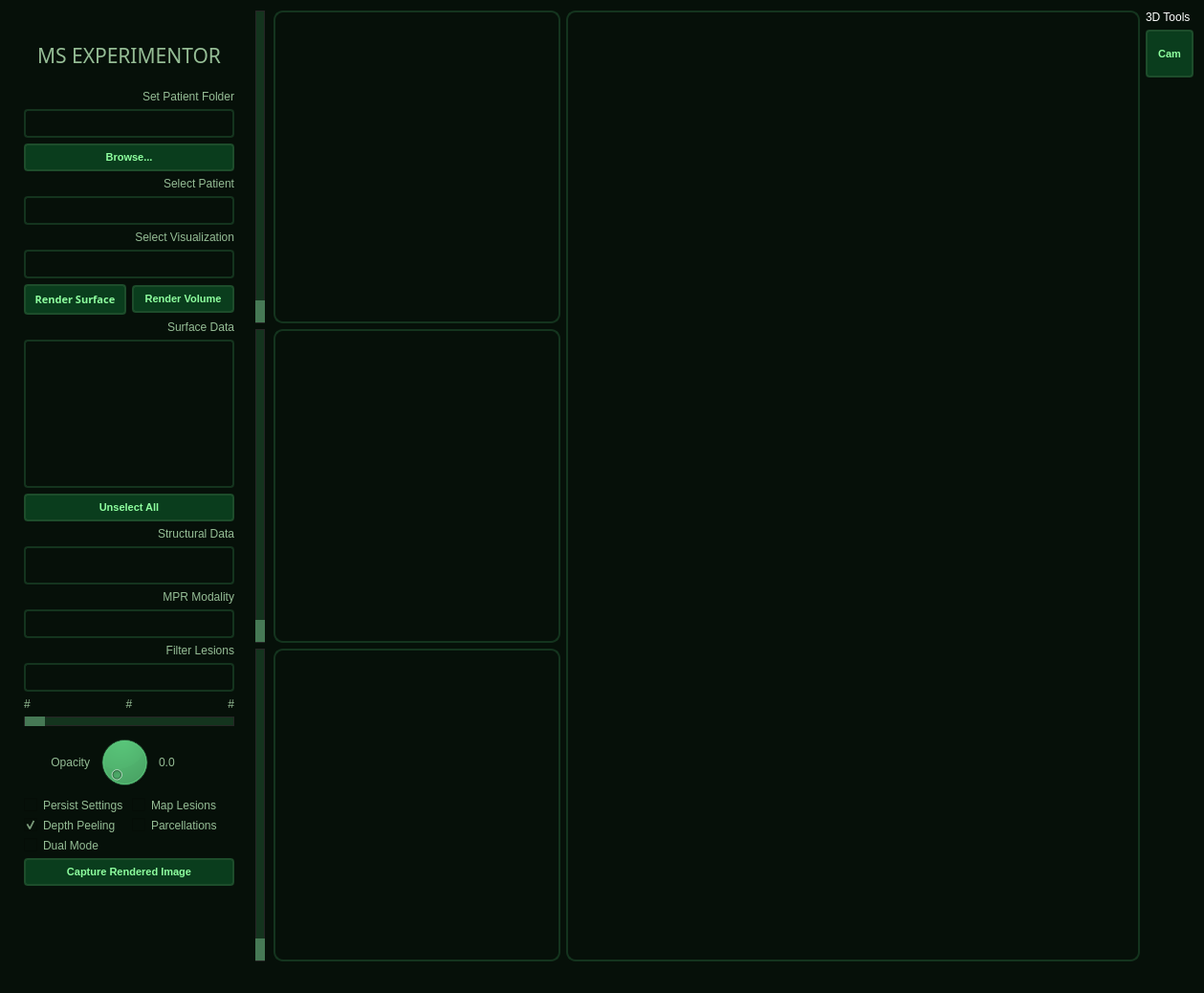
<?xml version="1.0" encoding="UTF-8"?>
<ui version="4.0">
 <class>MainWindow</class>
 <widget class="QMainWindow" name="MainWindow">
  <property name="geometry">
   <rect>
    <x>0</x>
    <y>0</y>
    <width>1130</width>
    <height>1038</height>
   </rect>
  </property>
  <property name="windowTitle">
   <string>Multiple Sclerosis Experimentor - NOT FOR CLINICAL USE</string>
  </property>
  <property name="windowIcon">
   <iconset>
    <normaloff>icons8-pastel-64.ico</normaloff>icons8-pastel-64.ico</iconset>
  </property>
  <property name="styleSheet">
   <string notr="true">background-color: rgb(6, 16, 9);
color:white;</string>
  </property>
  <widget class="QWidget" name="centralWidget">
   <layout class="QHBoxLayout" name="horizontalLayout">
    <item>
     <widget class="QGroupBox" name="groupBox">
      <property name="maximumSize">
       <size>
        <width>250</width>
        <height>16777215</height>
       </size>
      </property>
      <property name="styleSheet">
       <string notr="true">color: rgb(149, 189, 149);
background-color: rgb(6, 16, 9);
font: 9pt &quot;Google Sans&quot;;
border-color: rgb(10, 31, 15);
border-style: solid;</string>
      </property>
      <property name="title">
       <string/>
      </property>
      <property name="flat">
       <bool>false</bool>
      </property>
      <property name="checkable">
       <bool>false</bool>
      </property>
      <layout class="QGridLayout" name="gridLayout">
       <item row="15" column="1">
        <widget class="QPushButton" name="pushButton_UnselectAllSubjects">
         <property name="minimumSize">
          <size>
           <width>80</width>
           <height>0</height>
          </size>
         </property>
         <property name="styleSheet">
          <string notr="true">QPushButton:hover#pushButton_UnselectAllSubjects
{
background-color: rgb(54, 113, 38);
}
QPushButton:pressed#pushButton_UnselectAllSubjects {background-color:rgb(143, 180,146);}
QPushButton#pushButton_UnselectAllSubjects
{
background-color: rgb(10, 61, 29);
color: rgb(161, 226, 158);
border-style: outset;
border-width: 2px;
border-radius: 4px;
border-color: rgb(29, 77, 43);
font: bold 11px;
padding: 6px;
color: rgb(142, 255, 159);
font: 9pt &quot;Google Sans&quot;;
border-style: solid;
}</string>
         </property>
         <property name="text">
          <string>Unselect All</string>
         </property>
        </widget>
       </item>
       <item row="16" column="1">
        <widget class="QLabel" name="label_5">
         <property name="text">
          <string>Structural Data</string>
         </property>
         <property name="alignment">
          <set>Qt::AlignRight|Qt::AlignTrailing|Qt::AlignVCenter</set>
         </property>
        </widget>
       </item>
       <item row="20" column="1">
        <widget class="QLabel" name="label_6">
         <property name="text">
          <string>Filter Lesions</string>
         </property>
         <property name="alignment">
          <set>Qt::AlignRight|Qt::AlignTrailing|Qt::AlignVCenter</set>
         </property>
        </widget>
       </item>
       <item row="32" column="1">
        <widget class="Line" name="line">
         <property name="autoFillBackground">
          <bool>false</bool>
         </property>
         <property name="frameShadow">
          <enum>QFrame::Plain</enum>
         </property>
         <property name="orientation">
          <enum>Qt::Horizontal</enum>
         </property>
        </widget>
       </item>
       <item row="14" column="1">
        <widget class="QListView" name="listView">
         <property name="styleSheet">
          <string notr="true">border-color: rgb(20, 52, 30);
color: rgb(149, 189, 149);
border-style: solid;
border-width: 2px;
border-radius: 4px;
</string>
         </property>
        </widget>
       </item>
       <item row="11" column="1">
        <layout class="QGridLayout" name="gridLayout_4">
         <property name="topMargin">
          <number>0</number>
         </property>
         <property name="bottomMargin">
          <number>0</number>
         </property>
         <item row="0" column="0">
          <widget class="QPushButton" name="pushButton_LoadData">
           <property name="font">
            <font>
             <family>Google Sans</family>
             <pointsize>9</pointsize>
             <weight>50</weight>
             <italic>false</italic>
             <bold>false</bold>
            </font>
           </property>
           <property name="styleSheet">
            <string notr="true">QPushButton:hover#pushButton_LoadData
{
background-color: rgb(54, 113, 38);
}
QPushButton:pressed#pushButton_LoadData {background-color:rgb(143, 180,146);}
QPushButton#pushButton_LoadData
{
background-color: rgb(10, 61, 29);
color: rgb(161, 226, 158);
border-style: outset;
border-width: 2px;
border-radius: 4px;
border-color: rgb(29, 77, 43);
font: bold 11px;
padding: 6px;
color: rgb(142, 255, 159);
font: 9pt &quot;Google Sans&quot;;
border-style: solid;
}</string>
           </property>
           <property name="text">
            <string>Render Surface</string>
           </property>
           <property name="flat">
            <bool>true</bool>
           </property>
          </widget>
         </item>
         <item row="0" column="1">
          <widget class="QPushButton" name="pushButton_LoadStructural">
           <property name="styleSheet">
            <string notr="true">QPushButton:hover#pushButton_LoadStructural
{
background-color: rgb(54, 113, 38);
}
QPushButton:pressed#pushButton_LoadStructural {background-color:rgb(143, 180,146);}
QPushButton#pushButton_LoadStructural
{
background-color: rgb(10, 61, 29);
color: rgb(161, 226, 158);
border-style: outset;
border-width: 2px;
border-radius: 4px;
border-color: rgb(29, 77, 43);
font: bold 11px;
padding: 6px;
color: rgb(142, 255, 159);
font: 9pt &quot;Google Sans&quot;;
border-style: solid;
}</string>
           </property>
           <property name="text">
            <string>Render Volume</string>
           </property>
          </widget>
         </item>
        </layout>
       </item>
       <item row="8" column="1">
        <widget class="QComboBox" name="comboBox_VisType">
         <property name="minimumSize">
          <size>
           <width>0</width>
           <height>30</height>
          </size>
         </property>
         <property name="toolTip">
          <string/>
         </property>
         <property name="statusTip">
          <string>Select type of visualization.</string>
         </property>
         <property name="whatsThis">
          <string/>
         </property>
         <property name="styleSheet">
          <string notr="true">.QComboBox::drop-down {
    subcontrol-origin: padding;
    subcontrol-position: top right;
    width: 15px;

    border-left-width: 0px;
    border-left-color: darkgray;
    border-left-style: solid; /* just a single line */
    border-top-right-radius: 3px; /* same radius as the QComboBox */
    border-bottom-right-radius: 3px;
}

.QComboBox::down-arrow {
	border-width: 0px;
    image: url(./downArrow.png);
}

.QComboBox QAbstractItemView {
    border: 2px solid rgb(20, 52, 30);
    selection-background-color: rgb(20, 52, 30);
}

.QComboBox{
border-color: rgb(20, 52, 30);
color: rgb(149, 189, 149);
border-style: solid;
border-width: 2px;
border-radius: 4px;
}
</string>
         </property>
         <property name="inputMethodHints">
          <set>Qt::ImhNone</set>
         </property>
         <property name="editable">
          <bool>false</bool>
         </property>
         <property name="currentText">
          <string/>
         </property>
        </widget>
       </item>
       <item row="31" column="1">
        <widget class="QPushButton" name="pushButton_Screenshot">
         <property name="maximumSize">
          <size>
           <width>16777215</width>
           <height>16777215</height>
          </size>
         </property>
         <property name="styleSheet">
          <string notr="true">QPushButton:hover#pushButton_Screenshot
{
background-color: rgb(54, 113, 38);
}
QPushButton:pressed#pushButton_Screenshot {background-color:rgb(143, 180,146);}
QPushButton#pushButton_Screenshot
{
background-color: rgb(10, 61, 29);
color: rgb(161, 226, 158);
border-style: outset;
border-width: 2px;
border-radius: 4px;
border-color: rgb(29, 77, 43);
font: bold 11px;
padding: 6px;
color: rgb(142, 255, 159);
font: 9pt &quot;Google Sans&quot;;
border-style: solid;
}</string>
         </property>
         <property name="text">
          <string>Capture Rendered Image</string>
         </property>
        </widget>
       </item>
       <item row="21" column="1">
        <widget class="QComboBox" name="comboBox_LesionFilter">
         <property name="minimumSize">
          <size>
           <width>0</width>
           <height>30</height>
          </size>
         </property>
         <property name="styleSheet">
          <string notr="true">.QComboBox::drop-down {
    subcontrol-origin: padding;
    subcontrol-position: top right;
    width: 15px;

    border-left-width: 0px;
    border-left-color: darkgray;
    border-left-style: solid; /* just a single line */
    border-top-right-radius: 3px; /* same radius as the QComboBox */
    border-bottom-right-radius: 3px;
}

.QComboBox::down-arrow {
	border-width: 0px;
    image: url(./downArrow.png);
}

.QComboBox QAbstractItemView {
    border: 2px solid rgb(20, 52, 30);
    selection-background-color: rgb(20, 52, 30);
}

.QComboBox{
border-color: rgb(20, 52, 30);
color: rgb(149, 189, 149);
border-style: solid;
border-width: 2px;
border-radius: 4px;
}
</string>
         </property>
        </widget>
       </item>
       <item row="7" column="1">
        <widget class="QLabel" name="label_7">
         <property name="text">
          <string>Select Visualization</string>
         </property>
         <property name="alignment">
          <set>Qt::AlignRight|Qt::AlignTrailing|Qt::AlignVCenter</set>
         </property>
        </widget>
       </item>
       <item row="30" column="1">
        <layout class="QGridLayout" name="gridLayout_checkboxes">
         <property name="topMargin">
          <number>0</number>
         </property>
         <property name="bottomMargin">
          <number>0</number>
         </property>
         <item row="0" column="0">
          <widget class="QCheckBox" name="checkBox_persistSettings">
           <property name="text">
            <string>Persist Settings</string>
           </property>
          </widget>
         </item>
         <item row="0" column="1">
          <widget class="QCheckBox" name="checkBox_PerLesion">
           <property name="text">
            <string>Map Lesions</string>
           </property>
          </widget>
         </item>
         <item row="1" column="0">
          <widget class="QCheckBox" name="checkBox_DepthPeeling">
           <property name="text">
            <string>Depth Peeling</string>
           </property>
           <property name="checked">
            <bool>true</bool>
           </property>
          </widget>
         </item>
         <item row="1" column="1">
          <widget class="QCheckBox" name="checkBox_Parcellation">
           <property name="text">
            <string>Parcellations</string>
           </property>
          </widget>
         </item>
         <item row="2" column="0">
          <widget class="QCheckBox" name="checkBox_LesionMappingDualView">
           <property name="text">
            <string>Dual Mode</string>
           </property>
          </widget>
         </item>
        </layout>
       </item>
       <item row="24" column="1">
        <layout class="QHBoxLayout" name="horizontalLayout_3">
         <property name="topMargin">
          <number>0</number>
         </property>
         <property name="rightMargin">
          <number>10</number>
         </property>
         <property name="bottomMargin">
          <number>0</number>
         </property>
         <item>
          <widget class="QLabel" name="label_3">
           <property name="text">
            <string>Opacity</string>
           </property>
           <property name="alignment">
            <set>Qt::AlignRight|Qt::AlignTrailing|Qt::AlignVCenter</set>
           </property>
          </widget>
         </item>
         <item>
          <widget class="QDial" name="dial">
           <property name="maximumSize">
            <size>
             <width>60</width>
             <height>16777215</height>
            </size>
           </property>
          </widget>
         </item>
         <item>
          <widget class="QLabel" name="opacityValueLabel">
           <property name="text">
            <string>0.0</string>
           </property>
          </widget>
         </item>
        </layout>
       </item>
       <item row="17" column="1">
        <widget class="QListView" name="listView_Structural">
         <property name="maximumSize">
          <size>
           <width>16777215</width>
           <height>40</height>
          </size>
         </property>
         <property name="styleSheet">
          <string notr="true">border-color: rgb(20, 52, 30);
color: rgb(149, 189, 149);
border-style: solid;
border-width: 2px;
border-radius: 4px;
</string>
         </property>
        </widget>
       </item>
       <item row="19" column="1">
        <widget class="QComboBox" name="comboBox_MPRModality">
         <property name="minimumSize">
          <size>
           <width>0</width>
           <height>30</height>
          </size>
         </property>
         <property name="styleSheet">
          <string notr="true">.QComboBox::drop-down {
    subcontrol-origin: padding;
    subcontrol-position: top right;
    width: 15px;

    border-left-width: 0px;
    border-left-color: darkgray;
    border-left-style: solid; /* just a single line */
    border-top-right-radius: 3px; /* same radius as the QComboBox */
    border-bottom-right-radius: 3px;
}

.QComboBox::down-arrow {
	border-width: 0px;
    image: url(./downArrow.png);
}

.QComboBox QAbstractItemView {
    border: 2px solid rgb(20, 52, 30);
    selection-background-color: rgb(20, 52, 30);
}

.QComboBox{
border-color: rgb(20, 52, 30);
color: rgb(149, 189, 149);
border-style: solid;
border-width: 2px;
border-radius: 4px;
}
</string>
         </property>
        </widget>
       </item>
       <item row="3" column="1">
        <widget class="QLineEdit" name="lineEdit_DatasetFolder">
         <property name="minimumSize">
          <size>
           <width>0</width>
           <height>30</height>
          </size>
         </property>
         <property name="styleSheet">
          <string notr="true">color: rgb(149, 189, 149);
border-color: rgb(20, 52, 30);
border-style: solid;
border-width: 2px;
border-radius: 4px;
</string>
         </property>
        </widget>
       </item>
       <item row="22" column="1">
        <layout class="QHBoxLayout" name="horizontalLayout_2">
         <property name="topMargin">
          <number>0</number>
         </property>
         <item>
          <widget class="QLabel" name="label_lesionFilterMin">
           <property name="text">
            <string>#</string>
           </property>
          </widget>
         </item>
         <item>
          <widget class="QLabel" name="label_lesionFilterCurrent">
           <property name="text">
            <string>#</string>
           </property>
           <property name="alignment">
            <set>Qt::AlignCenter</set>
           </property>
          </widget>
         </item>
         <item>
          <widget class="QLabel" name="label_lesionFilterMax">
           <property name="text">
            <string>#</string>
           </property>
           <property name="alignment">
            <set>Qt::AlignRight|Qt::AlignTrailing|Qt::AlignVCenter</set>
           </property>
          </widget>
         </item>
        </layout>
       </item>
       <item row="5" column="1">
        <widget class="QLabel" name="label_2">
         <property name="text">
          <string>Select Patient</string>
         </property>
         <property name="alignment">
          <set>Qt::AlignRight|Qt::AlignTrailing|Qt::AlignVCenter</set>
         </property>
        </widget>
       </item>
       <item row="2" column="1">
        <widget class="QLabel" name="label">
         <property name="text">
          <string>Set Patient Folder</string>
         </property>
         <property name="alignment">
          <set>Qt::AlignRight|Qt::AlignTrailing|Qt::AlignVCenter</set>
         </property>
        </widget>
       </item>
       <item row="23" column="1">
        <widget class="QSlider" name="horizontalSliderLesionFilter">
         <property name="maximumSize">
          <size>
           <width>16777215</width>
           <height>10</height>
          </size>
         </property>
         <property name="styleSheet">
          <string notr="true">.QSlider::handle:horizontal {
    background: #ffffff;
    border: 10px solid #467955;
    /*height: 5px;*/
	width: 1px;
    /*margin: -30px -30px;*/
	/*border-radius: 30px;*/
}

.QSlider::groove:horizontal {
    border: 1px solid #262626;
    /*width: 10px;*/
    background: rgb(20, 52, 30);
    /*margin: 0 12px;*/
}</string>
         </property>
         <property name="minimum">
          <number>1</number>
         </property>
         <property name="maximum">
          <number>1000</number>
         </property>
         <property name="orientation">
          <enum>Qt::Horizontal</enum>
         </property>
        </widget>
       </item>
       <item row="6" column="1">
        <widget class="QComboBox" name="comboBox_AvailableSubjects">
         <property name="minimumSize">
          <size>
           <width>0</width>
           <height>30</height>
          </size>
         </property>
         <property name="styleSheet">
          <string notr="true">.QComboBox::drop-down {
    subcontrol-origin: padding;
    subcontrol-position: top right;
    width: 15px;

    border-left-width: 0px;
    border-left-color: darkgray;
    border-left-style: solid; /* just a single line */
    border-top-right-radius: 3px; /* same radius as the QComboBox */
    border-bottom-right-radius: 3px;
}

.QComboBox::down-arrow {
	border-width: 0px;
    image: url(./downArrow.png);
}

.QComboBox QAbstractItemView {
    border: 2px solid rgb(20, 52, 30);
    selection-background-color: rgb(20, 52, 30);
}

.QComboBox{
border-color: rgb(20, 52, 30);
color: rgb(149, 189, 149);
border-style: solid;
border-width: 2px;
border-radius: 4px;
}
</string>
         </property>
        </widget>
       </item>
       <item row="18" column="1">
        <widget class="QLabel" name="label_8">
         <property name="text">
          <string>MPR Modality</string>
         </property>
         <property name="alignment">
          <set>Qt::AlignRight|Qt::AlignTrailing|Qt::AlignVCenter</set>
         </property>
        </widget>
       </item>
       <item row="1" column="1">
        <widget class="QLabel" name="logoLabel">
         <property name="minimumSize">
          <size>
           <width>220</width>
           <height>60</height>
          </size>
         </property>
         <property name="font">
          <font>
           <family>Google Sans</family>
           <pointsize>16</pointsize>
           <weight>50</weight>
           <italic>false</italic>
           <bold>false</bold>
          </font>
         </property>
         <property name="styleSheet">
          <string notr="true">font: 16pt &quot;Google Sans&quot;;</string>
         </property>
         <property name="text">
          <string>MS EXPERIMENTOR</string>
         </property>
         <property name="alignment">
          <set>Qt::AlignCenter</set>
         </property>
        </widget>
       </item>
       <item row="4" column="1">
        <widget class="QPushButton" name="pushButton_LoadFolder">
         <property name="styleSheet">
          <string notr="true">QPushButton:hover#pushButton_LoadFolder
{
background-color: rgb(54, 113, 38);
}
QPushButton:pressed#pushButton_LoadFolder {background-color:rgb(143, 180,146);}
QPushButton#pushButton_LoadFolder
{
background-color: rgb(10, 61, 29);
color: rgb(161, 226, 158);
border-style: outset;
border-width: 2px;
border-radius: 4px;
border-color: rgb(29, 77, 43);
font: bold 11px;
padding: 6px;
color: rgb(142, 255, 159);
font: 9pt &quot;Google Sans&quot;;
border-style: solid;
}</string>
         </property>
         <property name="text">
          <string>Browse...</string>
         </property>
        </widget>
       </item>
       <item row="13" column="1">
        <widget class="QLabel" name="label_4">
         <property name="text">
          <string>Surface Data</string>
         </property>
         <property name="alignment">
          <set>Qt::AlignRight|Qt::AlignTrailing|Qt::AlignVCenter</set>
         </property>
        </widget>
       </item>
       <item row="33" column="1">
        <widget class="QLabel" name="imageLabel">
         <property name="minimumSize">
          <size>
           <width>200</width>
           <height>50</height>
          </size>
         </property>
         <property name="maximumSize">
          <size>
           <width>16777215</width>
           <height>16777215</height>
          </size>
         </property>
         <property name="text">
          <string/>
         </property>
         <property name="alignment">
          <set>Qt::AlignHCenter|Qt::AlignTop</set>
         </property>
        </widget>
       </item>
      </layout>
     </widget>
    </item>
    <item>
     <layout class="QGridLayout" name="gridLayout_2">
      <item row="4" column="0">
       <widget class="QSlider" name="mprC_Slice_Slider">
        <property name="styleSheet">
         <string notr="true">.QSlider::handle:vertical {
    background: #ffffff;
    border: 9px solid #467955;
    height: 5px;
    /*margin: -30px -30px;*/
	border-radius: 10px;
}

.QSlider::groove:vertical {
    border: 1px solid #262626;
    width: 8px;
    background: rgb(20, 52, 30);
    margin: 0 0px;
}</string>
        </property>
        <property name="orientation">
         <enum>Qt::Vertical</enum>
        </property>
       </widget>
      </item>
      <item row="3" column="0">
       <widget class="QSlider" name="mprB_Slice_Slider">
        <property name="styleSheet">
         <string notr="true">.QSlider::handle:vertical {
    background: #ffffff;
    border: 9px solid #467955;
    height: 5px;
    /*margin: -30px -30px;*/
	border-radius: 10px;
}

.QSlider::groove:vertical {
    border: 1px solid #262626;
    width: 8px;
    background: rgb(20, 52, 30);
    margin: 0 0px;
}</string>
        </property>
        <property name="orientation">
         <enum>Qt::Vertical</enum>
        </property>
       </widget>
      </item>
      <item row="2" column="1">
       <widget class="QFrame" name="frame_MPRA">
        <property name="minimumSize">
         <size>
          <width>300</width>
          <height>0</height>
         </size>
        </property>
        <property name="maximumSize">
         <size>
          <width>300</width>
          <height>16777215</height>
         </size>
        </property>
        <property name="styleSheet">
         <string notr="true">background-color: rgb(6, 16, 9);
border-color: rgb(20, 52, 30);
border-style: solid;
border-width: 2px;
border-radius: 10px;</string>
        </property>
        <property name="frameShape">
         <enum>QFrame::StyledPanel</enum>
        </property>
        <property name="frameShadow">
         <enum>QFrame::Raised</enum>
        </property>
       </widget>
      </item>
      <item row="3" column="1">
       <widget class="QFrame" name="frame_MPRB">
        <property name="minimumSize">
         <size>
          <width>300</width>
          <height>0</height>
         </size>
        </property>
        <property name="maximumSize">
         <size>
          <width>300</width>
          <height>16777215</height>
         </size>
        </property>
        <property name="styleSheet">
         <string notr="true">background-color: rgb(6, 16, 9);
border-color: rgb(20, 52, 30);
border-style: solid;
border-width: 2px;
border-radius: 10px;</string>
        </property>
        <property name="frameShape">
         <enum>QFrame::StyledPanel</enum>
        </property>
        <property name="frameShadow">
         <enum>QFrame::Raised</enum>
        </property>
       </widget>
      </item>
      <item row="2" column="0">
       <widget class="QSlider" name="mprA_Slice_Slider">
        <property name="styleSheet">
         <string notr="true">.QSlider::handle:vertical {
    background: #ffffff;
    border: 9px solid #467955;
    height: 5px;
    /*margin: -30px -30px;*/
	border-radius: 10px;
}

.QSlider::groove:vertical {
    border: 1px solid #262626;
    width: 8px;
    background: rgb(20, 52, 30);
    margin: 0 0px;
}</string>
        </property>
        <property name="orientation">
         <enum>Qt::Vertical</enum>
        </property>
        <property name="invertedAppearance">
         <bool>false</bool>
        </property>
        <property name="tickInterval">
         <number>0</number>
        </property>
       </widget>
      </item>
      <item row="4" column="1">
       <widget class="QFrame" name="frame_MPRC">
        <property name="minimumSize">
         <size>
          <width>300</width>
          <height>0</height>
         </size>
        </property>
        <property name="maximumSize">
         <size>
          <width>300</width>
          <height>16777215</height>
         </size>
        </property>
        <property name="styleSheet">
         <string notr="true">background-color: rgb(6, 16, 9);
border-color: rgb(20, 52, 30);
border-style: solid;
border-width: 2px;
border-radius: 10px;</string>
        </property>
        <property name="frameShape">
         <enum>QFrame::StyledPanel</enum>
        </property>
        <property name="frameShadow">
         <enum>QFrame::Raised</enum>
        </property>
       </widget>
      </item>
     </layout>
    </item>
    <item>
     <widget class="QFrame" name="frame">
      <property name="minimumSize">
       <size>
        <width>600</width>
        <height>0</height>
       </size>
      </property>
      <property name="styleSheet">
       <string notr="true">background-color: rgb(6, 16, 9);
border-color: rgb(20, 52, 30);
border-style: solid;
border-width: 2px;
border-radius: 10px;</string>
      </property>
      <property name="frameShape">
       <enum>QFrame::StyledPanel</enum>
      </property>
      <property name="frameShadow">
       <enum>QFrame::Raised</enum>
      </property>
     </widget>
    </item>
    <item>
     <layout class="QGridLayout" name="gridLayout_3">
      <property name="spacing">
       <number>0</number>
      </property>
      <item row="1" column="0">
       <layout class="QVBoxLayout" name="verticalLayout">
        <item>
         <widget class="QLabel" name="label_9">
          <property name="maximumSize">
           <size>
            <width>16777215</width>
            <height>15</height>
           </size>
          </property>
          <property name="text">
           <string>3D Tools</string>
          </property>
         </widget>
        </item>
        <item>
         <widget class="QPushButton" name="pushButton_ResetView">
          <property name="minimumSize">
           <size>
            <width>50</width>
            <height>50</height>
           </size>
          </property>
          <property name="maximumSize">
           <size>
            <width>50</width>
            <height>50</height>
           </size>
          </property>
          <property name="styleSheet">
           <string notr="true">QPushButton:hover#pushButton_ResetView
{
background-color: rgb(54, 113, 38);
}
QPushButton:pressed#pushButton_ResetView {background-color:rgb(143, 180,146);}
QPushButton#pushButton_ResetView
{
background-color: rgb(10, 61, 29);
color: rgb(161, 226, 158);
border-style: outset;
border-width: 2px;
border-radius: 4px;
border-color: rgb(29, 77, 43);
font: bold 11px;
padding: 6px;
color: rgb(142, 255, 159);
font: 9pt &quot;Google Sans&quot;;
border-style: solid;
}</string>
          </property>
          <property name="text">
           <string>Cam</string>
          </property>
         </widget>
        </item>
        <item>
         <spacer name="verticalSpacer_2">
          <property name="orientation">
           <enum>Qt::Vertical</enum>
          </property>
          <property name="sizeHint" stdset="0">
           <size>
            <width>20</width>
            <height>40</height>
           </size>
          </property>
         </spacer>
        </item>
       </layout>
      </item>
     </layout>
    </item>
   </layout>
  </widget>
  <widget class="QMenuBar" name="menuBar">
   <property name="geometry">
    <rect>
     <x>0</x>
     <y>0</y>
     <width>1130</width>
     <height>22</height>
    </rect>
   </property>
  </widget>
  <widget class="QStatusBar" name="statusBar"/>
 </widget>
 <layoutdefault spacing="6" margin="11"/>
 <resources/>
 <connections/>
</ui>
